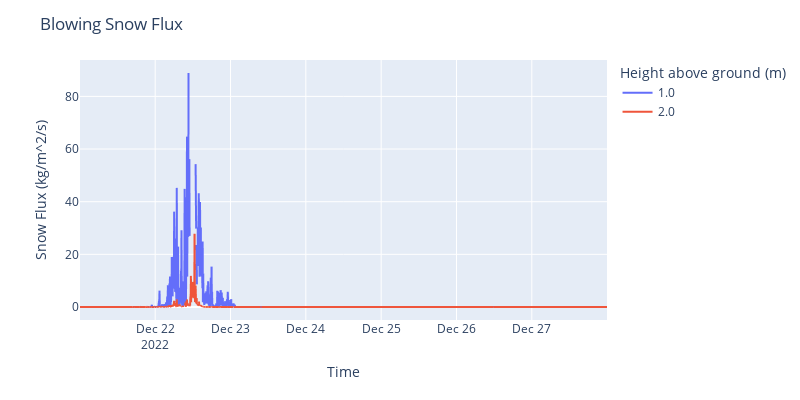

The cell this chart's notebook holds for it:
### Markdown cell above
## Plot Kettle Pond wind speeds, blowing snow flux, and pressure

### Code cell
snow_flux_1m = sos_tidy_df.query("measurement=='snow flux'")
fig = px.line(snow_flux_1m,
        x='time',
        y='value',
        color='height')
fig.update_layout(
    title="Blowing Snow Flux",
    xaxis_title="Time",
    yaxis_title="Snow Flux (kg/m^2/s)",
    legend_title="Height above ground (m)",
    width= 800,
    height=400,
)

### Figure 1 — Plotly figure (JSON) as saved in the notebook; plotly's stock layout.template omitted (floating-point values rounded to 4 significant figures; data arrays with more than 128 entries replaced by an {"elided": "..."} marker saying what was removed)
{"data": [{"hovertemplate": "height=1.0<br>time=%{x}<br>value=%{y}<extra></extra>", "legendgroup": "1.0", "line": {"color": "#636efa", "dash": "solid"}, "marker": {"symbol": "circle"}, "mode": "lines", "name": "1.0", "showlegend": true, "type": "scattergl", "x": {"elided": "2016 str values"}, "xaxis": "x", "y": {"elided": "2016 float values"}, "yaxis": "y"}, {"hovertemplate": "height=2.0<br>time=%{x}<br>value=%{y}<extra></extra>", "legendgroup": "2.0", "line": {"color": "#EF553B", "dash": "solid"}, "marker": {"symbol": "circle"}, "mode": "lines", "name": "2.0", "showlegend": true, "type": "scattergl", "x": {"elided": "2016 str values"}, "xaxis": "x", "y": {"elided": "2016 float values"}, "yaxis": "y"}], "layout": {"height": 400, "legend": {"title": {"text": "Height above ground (m)"}, "tracegroupgap": 0}, "margin": {"t": 60}, "title": {"text": "Blowing Snow Flux"}, "width": 800, "xaxis": {"anchor": "y", "domain": [0, 1], "title": {"text": "Time"}}, "yaxis": {"anchor": "x", "domain": [0, 1], "title": {"text": "Snow Flux (kg/m^2/s)"}}}}
